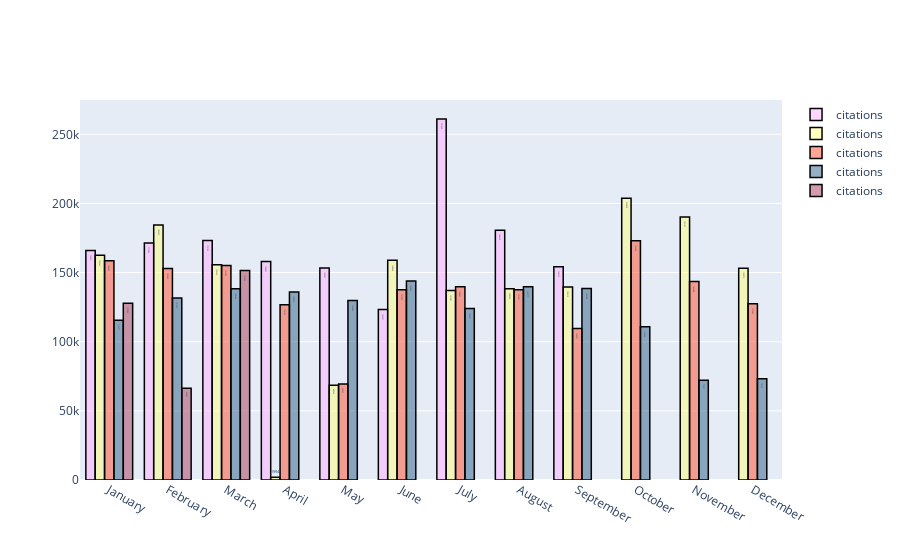

Write notebook code for a chart like this one.
### Code cell
months = df_transport_month['month'].unique()

# Creating a list of years
years = df_transport_month['year'].unique()

# Creating a figure
fig = go.Figure()

# Looping through years and months to create clustered bar groups
trace1 = go.Bar(
                x = df_2020.month,
                y = df_2019.total_transport,
                name = "citations",
                marker = dict(color = 'rgba(255, 174, 255, 0.5)',
                             line=dict(color='rgb(0,0,0)',width=1.5)),
                text = df_2019.total_transport)
# create trace2 
trace2 = go.Bar(
                x = df_2020.month,
                y = df_2020.total_transport,
                name = "citations",
                marker = dict(color = 'rgba(255, 255, 128, 0.5)',
                             line=dict(color='rgb(0,0,0)',width=1.5)),
                text = df_2020.total_transport)

trace3 = go.Bar(
                x = df_2020.month,
                y = df_2021.total_transport,
                name = "citations",
                marker = dict(color = 'rgba(255, 76, 44, 0.5)',
                             line=dict(color='rgb(0,0,0)',width=1.5)),
                text = df_2021.total_transport)

trace4 = go.Bar(
                x = df_2020.month,
                y = df_2022.total_transport,
                name = "citations",
                marker = dict(color = 'rgba(46, 96, 135, 0.5)',
                             line=dict(color='rgb(0,0,0)',width=1.5)),
                text = df_2022.total_transport)

trace5 = go.Bar(
                x = df_2020.month,
                y = df_2023.total_transport,
                name = "citations",
                marker = dict(color = 'rgba(165, 59, 92, 0.5)',
                             line=dict(color='rgb(0,0,0)',width=1.5)),
                text = df_2023.total_transport)
data = [trace1, trace2, trace3, trace4, trace5]
layout = go.Layout(barmode = "group")
fig = go.Figure(data = data, layout = layout)
iplot(fig)

### Figure 1 — Plotly figure (JSON) as saved in the notebook; plotly's stock layout.template omitted (floating-point values rounded to 4 significant figures)
{"data": [{"marker": {"color": "rgba(255, 174, 255, 0.5)", "line": {"color": "rgb(0,0,0)", "width": 1.5}}, "name": "citations", "text": [166011, 171326, 173120, 158097, 153351, 123221, 261064, 180614, 154216], "type": "bar", "x": ["January", "February", "March", "April", "May", "June", "July", "August", "September", "October", "November", "December"], "y": [166011, 171326, 173120, 158097, 153351, 123221, 261064, 180614, 154216]}, {"marker": {"color": "rgba(255, 255, 128, 0.5)", "line": {"color": "rgb(0,0,0)", "width": 1.5}}, "name": "citations", "text": [162447, 184469, 155629, 1994, 68566, 158844, 137081, 138396, 139619, 203828, 190147, 153072], "type": "bar", "x": ["January", "February", "March", "April", "May", "June", "July", "August", "September", "October", "November", "December"], "y": [162447, 184469, 155629, 1994, 68566, 158844, 137081, 138396, 139619, 203828, 190147, 153072]}, {"marker": {"color": "rgba(255, 76, 44, 0.5)", "line": {"color": "rgb(0,0,0)", "width": 1.5}}, "name": "citations", "text": [158643, 152985, 155096, 126754, 69465, 137609, 139841, 137541, 109591, 173020, 143488, 127485], "type": "bar", "x": ["January", "February", "March", "April", "May", "June", "July", "August", "September", "October", "November", "December"], "y": [158643, 152985, 155096, 126754, 69465, 137609, 139841, 137541, 109591, 173020, 143488, 127485]}, {"marker": {"color": "rgba(46, 96, 135, 0.5)", "line": {"color": "rgb(0,0,0)", "width": 1.5}}, "name": "citations", "text": [115577, 131552, 138389, 135972, 129842, 143843, 123971, 139777, 138408, 110904, 72127, 73215], "type": "bar", "x": ["January", "February", "March", "April", "May", "June", "July", "August", "September", "October", "November", "December"], "y": [115577, 131552, 138389, 135972, 129842, 143843, 123971, 139777, 138408, 110904, 72127, 73215]}, {"marker": {"color": "rgba(165, 59, 92, 0.5)", "line": {"color": "rgb(0,0,0)", "width": 1.5}}, "name": "citations", "text": [127834, 66433, 151434], "type": "bar", "x": ["January", "February", "March", "April", "May", "June", "July", "August", "September", "October", "November", "December"], "y": [127834, 66433, 151434]}], "layout": {"barmode": "group"}}
